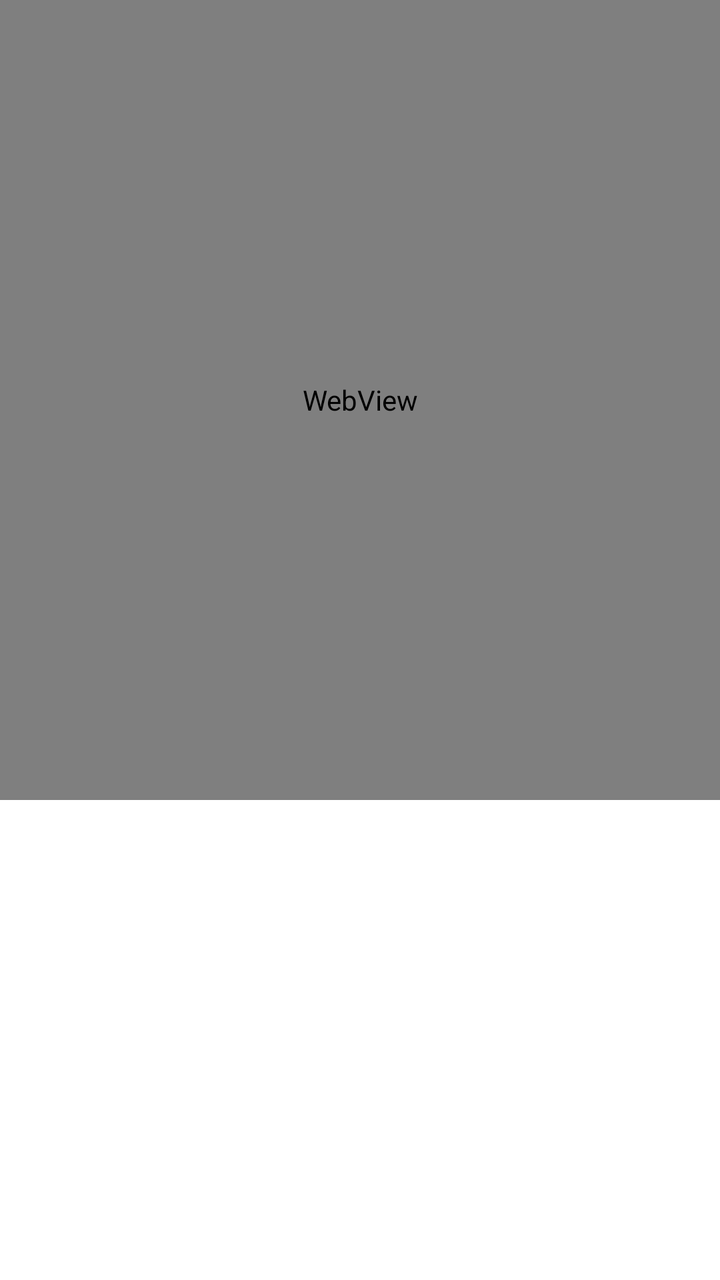
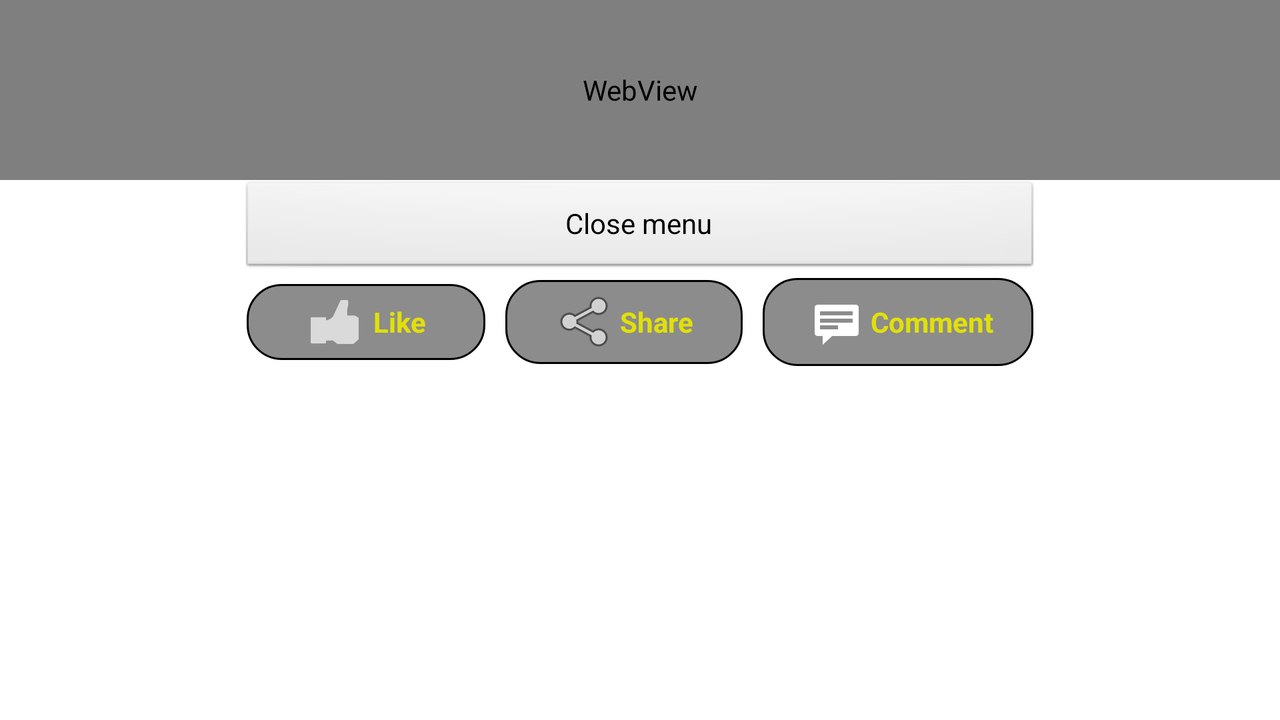

First picture: res/layout/ on a phone held upright. Second picture: the repository's own variant of that layout, on a device whose configuration matches the variant's folder. Source for both follows.
<!-- AndroidManifest.xml: application theme AppTheme -->
<!-- res/layout/activity_view_article.xml -->
<LinearLayout xmlns:android="http://schemas.android.com/apk/res/android"
    xmlns:tools="http://schemas.android.com/tools"
    android:layout_width="match_parent"
    android:layout_height="match_parent"
    tools:context="com.main.jngroup.jngroup.ViewArticleActivity"
    android:orientation="vertical">

    <WebView
        android:layout_width="match_parent"
        android:layout_height="0dp"
        android:id="@+id/webView"
        android:layout_alignParentTop="true"
        android:layout_centerHorizontal="true"
        android:layout_weight="1"/>

    <ListView
        android:layout_width="match_parent"
        android:layout_height="0dp"
        android:id="@+id/articleViewListView"
        android:layout_below="@+id/webView"
        android:layout_centerHorizontal="true"
        android:choiceMode="singleChoice"
        android:padding="10dp"
        android:layout_weight="0.6"/>
</LinearLayout>
<!-- resources referenced by this layout -->
<resources>
  <style name="AppTheme" parent="AppBaseTheme">
          <item name="android:windowNoTitle">true</item>
          
      </style>
  <style name="AppBaseTheme" parent="android:Theme.Light">
          
          <item name="android:windowNoTitle">true</item>
      </style>
</resources>
<!-- res/layout-land/activity_view_article.xml (the author's variant of the layout above) -->
<!-- drawn on the phone turned sideways -->
<LinearLayout xmlns:android="http://schemas.android.com/apk/res/android"
    xmlns:tools="http://schemas.android.com/tools"
    android:layout_width="match_parent"
    android:layout_height="match_parent"
    tools:context="com.main.jngroup.jngroup.ArticleViewActivity"
    android:orientation="vertical">

    <WebView
        android:layout_width="match_parent"
        android:layout_height="0dp"
        android:id="@+id/webView"
        android:layout_weight="1"/>

    <LinearLayout
        android:orientation="vertical"
        android:layout_width="match_parent"
        android:layout_height="0dp"
        android:layout_weight="3"
        android:id="@+id/menuContainer">

        <Button
            android:layout_width="400dp"
            android:layout_height="wrap_content"
            android:text="Close menu"
            android:id="@+id/button4"
            android:layout_gravity="center_horizontal"
            android:onClick="toggleDrawer"/>

        <LinearLayout
            android:orientation="horizontal"
            android:layout_width="match_parent"
            android:layout_height="wrap_content"
            android:paddingBottom="2dp"
            android:paddingTop="1dp"
            android:gravity="center">

            <Button
                style="?android:attr/buttonStyleSmall"
                android:layout_width="wrap_content"
                android:layout_height="wrap_content"
                android:text="Like"
                android:id="@+id/button"
                android:background="@drawable/round_background_general_buttons"
                android:drawableLeft="@drawable/ic_like"
                android:textStyle="bold"
                android:paddingTop="5dp"
                android:paddingBottom="5dp"
                android:textColor="@color/yellow"
                android:layout_marginRight="10dp"
                android:singleLine="true"
                android:layout_marginLeft="10dp"
                android:paddingLeft="30dp"
                android:paddingRight="30dp"
                android:drawablePadding="5dp"/>

            <Button
                style="?android:attr/buttonStyleSmall"
                android:layout_width="wrap_content"
                android:layout_height="wrap_content"
                android:text="Share"
                android:id="@+id/button2"
                android:background="@drawable/round_background_general_buttons"
                android:textStyle="bold"
                android:textColor="@color/yellow"
                android:layout_marginRight="10dp"
                android:drawableLeft="@android:drawable/ic_menu_share"
                android:paddingLeft="25dp"
                android:paddingTop="5dp"
                android:paddingBottom="5dp"
                android:paddingRight="25dp"/>

            <Button
                style="?android:attr/buttonStyleSmall"
                android:layout_width="wrap_content"
                android:layout_height="wrap_content"
                android:text="Comment"
                android:id="@+id/button3"
                android:background="@drawable/round_background_general_buttons"
                android:textStyle="bold"
                android:textColor="@color/yellow"
                android:layout_marginRight="10dp"
                android:drawableLeft="@android:drawable/stat_notify_chat"
                android:paddingLeft="25dp"
                android:paddingRight="20dp"
                android:drawablePadding="5dp"
                android:onClick="makeComment"/>
        </LinearLayout>

        <ListView
            android:layout_width="match_parent"
            android:layout_height="0dp"
            android:id="@+id/articleViewListView"
            android:choiceMode="singleChoice"
            android:layout_weight="0.7"
            android:paddingTop="5dp"
            android:paddingLeft="10dp"
            android:paddingRight="5dp"
            tools:listitem="@layout/row_article_comments"
            android:fadingEdge="vertical"/>

    </LinearLayout>

</LinearLayout>
<!-- res/layout/row_article_comments.xml (included above) -->
<?xml version="1.0" encoding="utf-8"?>
<LinearLayout xmlns:android="http://schemas.android.com/apk/res/android"
              android:orientation="vertical"
              android:layout_width="match_parent"
              android:layout_height="match_parent"
              android:paddingTop="5dp"
              android:paddingBottom="5dp"
              android:paddingLeft="5dp"
              android:paddingRight="20dp"
              android:background="@drawable/bg_wrapper">

    <TextView
        android:layout_width="match_parent"
        android:layout_height="wrap_content"
        android:textAppearance="?android:attr/textAppearanceMedium"
        android:text="Mr. Bedward"
        android:id="@+id/articleCommenterTextView"
        android:singleLine="true"/>

    <TextView
        android:layout_width="match_parent"
        android:layout_height="wrap_content"
        android:text="posted on: "
        android:id="@+id/articleTimeTextView"
        android:textSize="13sp"
        android:textStyle="italic"/>

    <TextView
        android:layout_width="match_parent"
        android:layout_height="match_parent"
        android:text="@string/sample_text"
        android:id="@+id/articleCommentTextView"
        android:paddingTop="5dp"
        android:paddingLeft="5dp"
        android:paddingRight="5dp"/>
</LinearLayout>
<!-- resources referenced by the variant -->
<!-- as the phone turned sideways resolves them -->
<resources>
  <color name="yellow">#e2e008</color>
  <!-- drawable bg_wrapper: png bitmap (drawable-hdpi, 658 bytes) -->
  <!-- drawable ic_like: png bitmap (drawable-hdpi, 665 bytes) -->
  <!-- drawable round_background_general_buttons (drawable) -->
  <?xml version="1.0" encoding="utf-8"?>
  <shape xmlns:android="http://schemas.android.com/apk/res/android" >
  
      <corners android:bottomLeftRadius="17dp"
          android:bottomRightRadius="17dp"
          android:topLeftRadius="17dp"
          android:topRightRadius="17dp"/>
  
      <padding
          android:bottom="10dp"
          android:left="10dp"
          android:right="10dp"
          android:top="10dp" />
      <stroke
          android:width="1dp"
          android:color="@color/black" />
  
      <solid android:color="#73000000" />
  </shape>
  <string name="sample_text">
          Lorem ipsum dolor sit amet, consectetur adipiscing elit. Pellentesque luctus
          dictum justo at dictum. Ut id lacus bibendum, vehicula tortor.
      </string>
  <style name="AppTheme" parent="AppBaseTheme">
          <item name="android:windowNoTitle">true</item>
          
      </style>
  <color name="black">#000000</color>
  <style name="AppBaseTheme" parent="android:Theme.Light">
          
          <item name="android:windowNoTitle">true</item>
      </style>
</resources>
